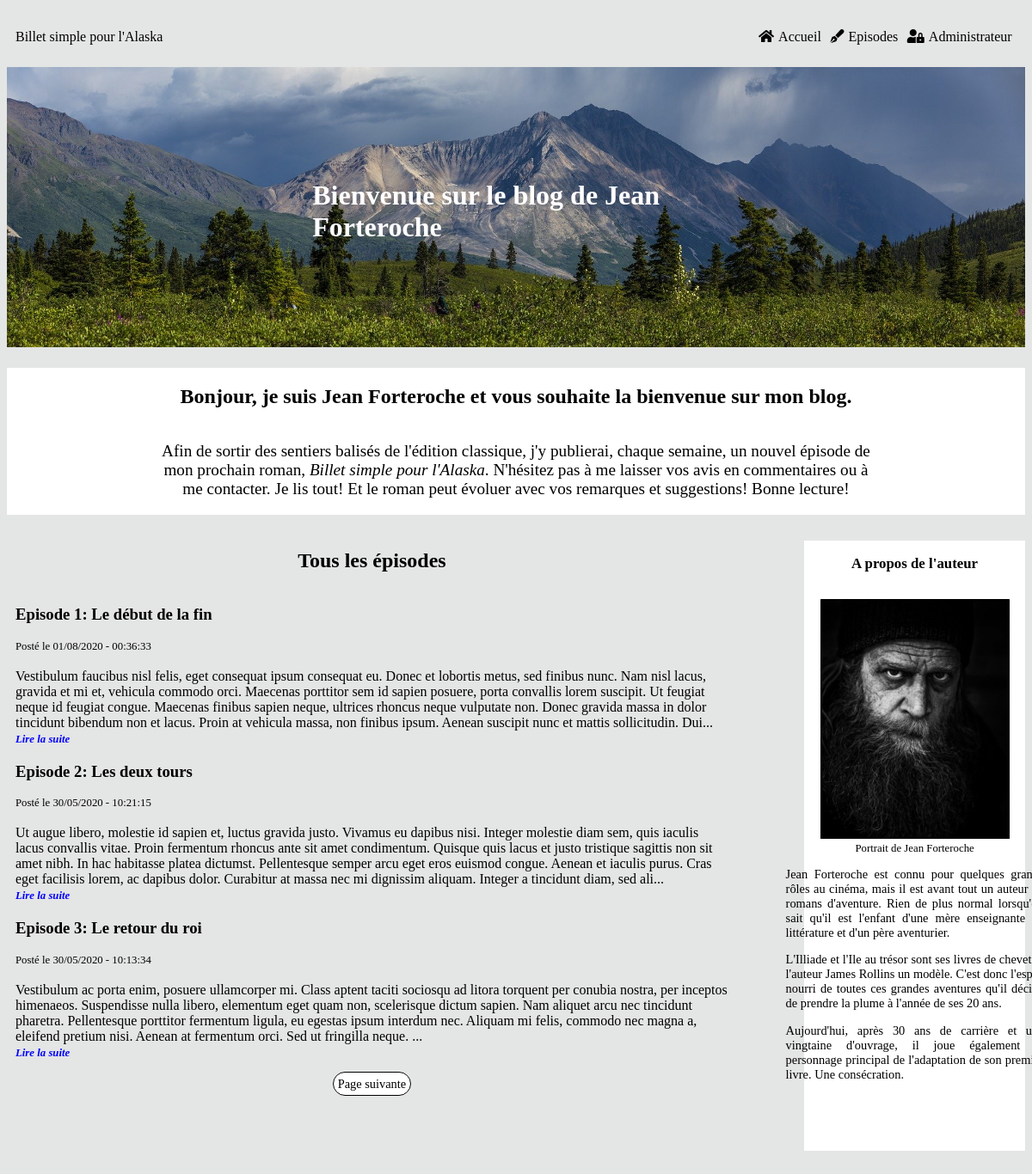
The page /index.php?action=get_all&page=1 on the database as committed earlier.
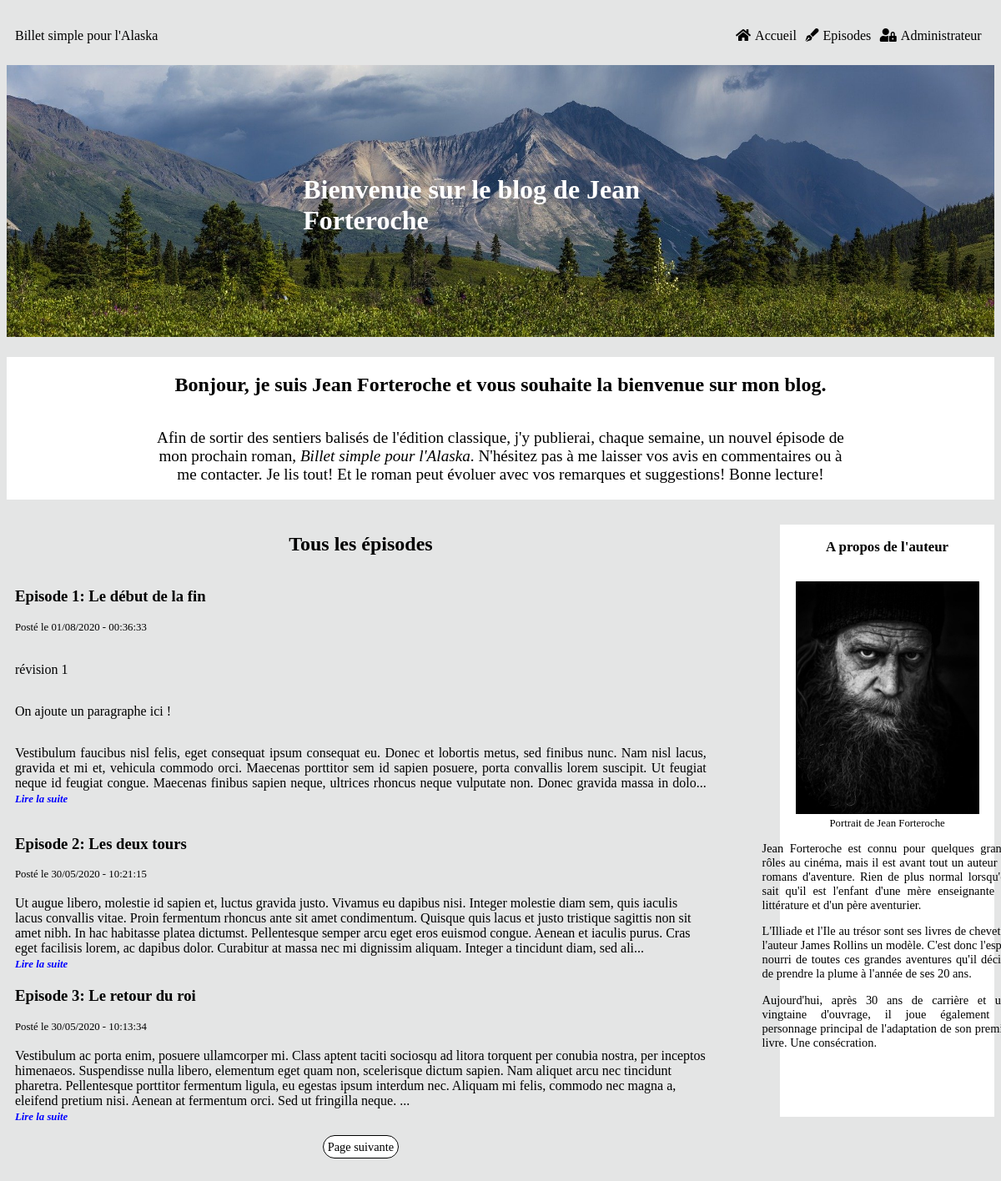
The same page on the database as committed later.
### tables this page shows
CREATE TABLE IF NOT EXISTS `episodes` (
  `episode_id` tinyint(11) NOT NULL AUTO_INCREMENT,
  `numero_episode` tinyint(11) NOT NULL,
  `episode_title` char(255) NOT NULL,
  `episode_content` longtext NOT NULL,
  `episode_date` datetime NOT NULL DEFAULT CURRENT_TIMESTAMP,
  `episode_status` int(1) NOT NULL,
  PRIMARY KEY (`episode_id`),
  UNIQUE KEY `unicite` (`numero_episode`) USING BTREE
);

### src/View/View.php (called while the page is built, shortened)
<?php
class View
{
    public function display(array $data, string $template, string $layout) : void
    {
        require_once($template);
    }
}

### src/Controller/FrontOffice/PostController.php (called while the page is built, shortened)
<?php
class PostController
{
    private $postManager;
    private $view;
    private $layout;
    public function __construct(PostManager $postManager, View $view, CommentManager $commentManager, Session $session, Token $token)
    {
        $this->postManager = $postManager;
        $this->view = $view;
        $this->layout = '../templates/frontOffice/layout.html.php';
    }
    public function displayAllPosts(int $page): void
    {
        $totalEpisodes = $this->postManager->getNumberOfEpisodes();
        $pageToDisplay = $page - 1;
        $episodesToDisplay = 3;
        $numberOfPages = ceil($totalEpisodes / $episodesToDisplay);
        $offset = $pageToDisplay * $episodesToDisplay;
        $data = [$this->postManager->getAllEpisodes($offset), $page, $numberOfPages];
        $template = 'allPosts.html.php';
        $this->view->display(['episode' => $data[0], 'currentPage' => $data[1], 'maxPages' => $data[2]], $template, $this->layout);
    }
}

### public/index.php (called while the page is built, shortened)
<?php
$router = new Router();
$router->run();

### src/Model/PostManager.php (called while the page is built, shortened)
<?php
class PostManager
{
    private $database;
    public function __construct(Database $database)
    {
        $this->database = $database;
    }
    public function getAllEpisodes(int $offset) : array
    {
        $request = $this->database->prepare("SELECT *, substring(episode_content, 1, 500) AS episode_content,
            DATE_FORMAT(episode_date, '%d/%m/%Y - %H:%i:%s') AS episode_date
            FROM episodes
            WHERE episode_status = 1
            ORDER BY numero_episode
            LIMIT 3 OFFSET :beginning");
        $request->bindParam(':beginning', $offset, \PDO::PARAM_INT);
        $request->execute();
        return $request->fetchAll();
    }
}

### Templates/Frontoffice/allposts.html.php (the view, shortened to what this page needs)
<h2>Tous les épisodes</h2>
<?php foreach ($data['episode'] as $entry) {?>
    <article>
        <a href="index.php?action=post&id=<?=$entry['episode_id']?>">
            <h3 class='episode_title'>Episode <?=$entry['numero_episode']?>: <?=$entry['episode_title']?></h3>
        </a>
        <span class='post_date'>Posté le <?=$entry['episode_date']?></span><br/>
        <?=htmlspecialchars_decode($entry['episode_content'])?>... <span class="read_next"><a href='index.php?action=post&id=<?=$entry['episode_id']?>'>Lire la suite</a></span>
    </article>
<?php
}?>
<div id="prev_next">
    <?php
    if ($data['currentPage'] < $data['maxPages'] && $data['currentPage'] >= 1) {
    ?>
    <span id="next">
            <a href="index.php?action=get_all&page=<?=$data['currentPage'] + 1?>">
                Page suivante
            </a>
    </span>
    <?php
    }
    ?>
</div>

Rows that differ between the two databases and show on the page:
changed episodes "Le début de la fin": episode_content "Vestibulum faucibus nisl felis, eget consequat ipsum consequat eu. Donec et lobortis metus, sed finibus nunc. Nam nisl lacus, gravida et mi et, vehicula commodo orci. Maecenas porttitor sem id sapien posuere, porta convallis lorem suscipit. Ut feugiat neque id feugiat congue. Maecenas finibus sapien neque, ultrices rhoncus neque vulputate non. Donec gravida massa in dolor tincidunt bibendum non et lacus. Proin at vehicula massa, non finibus ipsum. Aenean suscipit nunc et mattis sollicitudin. Dui" → "révision 1 On ajoute un paragraphe ici ! Vestibulum faucibus nisl felis, eget consequat ipsum consequat eu. Donec et lobortis metus, sed finibus nunc. Nam nisl lacus, gravida et mi et, vehicula commodo orci. Maecenas porttitor sem id sapien posuere, porta convallis lorem suscipit. Ut feugiat neque id feugiat congue. Maecenas finibus sapien neque, ultrices rhoncus neque vulputate non. Donec gravida massa in dolo"
